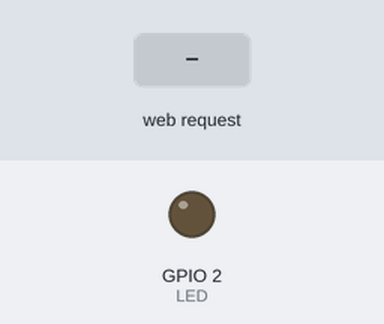
The program below on a simulated ESP8266 (Wemos D1 mini). Parts: output pins drawn as LEDs (lit = HIGH). The test bench sets the inputs (shaded band). WiFi joins after 1.5 s; servers stay silent unless stated; storage starts empty; what the program prints to the serial monitor is not drawn.

Above: at 2.7 s.
2.8 s: HTTP request GET /LEDOff received
At 3.4 s:
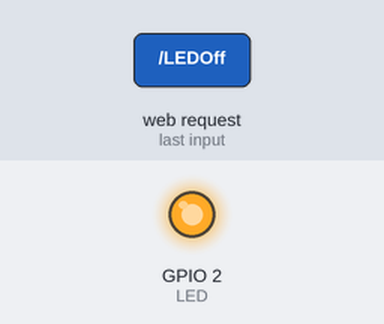
4.3 s: HTTP request GET /LEDOn received
At 5.7 s:
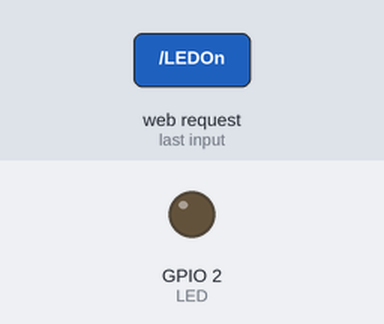
Timing chart, 0 to 7.3 s (numbered marks = the images above; inputs shaded):
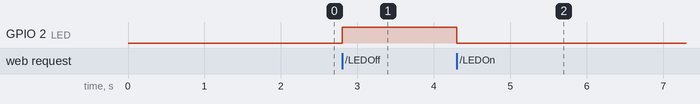

The program:

main.cpp
```cpp
#include <Arduino.h>
#include <ESP8266WiFi.h>
#include <WiFiClient.h>
#include <ESP8266WebServer.h>
#include <FS.h>
//#include "index.h" //Our HTML webpage contents with javascripts
//#include "DHTesp.h" //DHT11 Library for ESP
#define LED 2 //On board LED
//SSID and Password of your WiFi router
const char* ssid = "*********";
const char* password = "*********";
ESP8266WebServer server(80); //Server on port 80

//===============================================================
// This routine is executed when you open its IP in browser
//===============================================================
float humidity, temperature;
void handleTH() {
String data = "{\"Temperature\":\""+ String(temperature) +"\", \"Humidity\":\""+ String(humidity) +"\"}";
server.send(200, "text/plane", data); //Send ADC value, temperature and humidity JSON to client ajax request
humidity +=1.;// dht.getHumidity();
temperature +=2.;// dht.getTemperature();
Serial.print(humidity, 1);
Serial.println(temperature, 1);
//Serial.print(dht.toFahrenheit(temperature), 1);
}


void setup()
{

//make the LED pin output and initially turned off
pinMode(LED, OUTPUT);
digitalWrite(LED, LOW);
Serial.begin(115200);
Serial.println();

if(!SPIFFS.begin()){
Serial.println("An Error has occurred while mounting SPIFFS");
return;
}

WiFi.begin(ssid, password); //Connect to your WiFi router
Serial.println("");
//Onboard LED port Direction output

// Wait for connection
while (WiFi.status() != WL_CONNECTED) {
delay(500);
Serial.print(".");
}

//If connection successful show IP address in serial monitor
Serial.println("");
Serial.print("Connected to ");
Serial.println(ssid);
Serial.print("IP address: ");
Serial.println(WiFi.localIP()); //IP address assigned to your ESP
server.on("/LEDOn", [](){
digitalWrite(LED, LOW);

Serial.println("on");
});
server.on("/LEDOff", [](){
digitalWrite(LED, HIGH);
Serial.println("off");
});
server.serveStatic("/css", SPIFFS, "/css");
server.serveStatic("/js", SPIFFS, "/js");
server.serveStatic("/", SPIFFS, "/index.html");
server.on("/readTH", handleTH); //This page is called by java Script AJAX
server.begin(); //Start server
Serial.println("HTTP server started");
}
void loop()
{
server.handleClient(); //Handle client requests
}
```

Measured:
- after the input at 2.8 s, GPIO 2 (LED): LOW → HIGH at once
- after the input at 4.3 s, GPIO 2 (LED): HIGH → LOW at once
